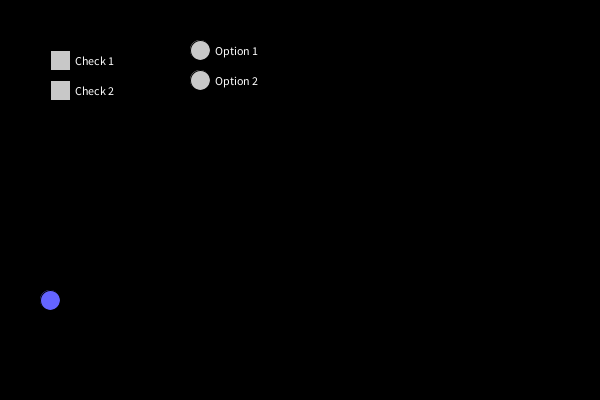
Frame 1 (no input)
Frame 60 (the mouse pressed at the canvas centre just before this capture): identical to frame 1, image omitted
Frame 120 (the mouse held since frame 60 and released just before this capture): identical to frame 1, image omitted

The Processing sketch that drew this single still picture (run headless with seeded random() and noise(); from frame 60 on, the mouse is pressed at the canvas centre):

// Processing sketch: Ariza_David_HandsOnWidgets
// ── Ariza_David_HandsOnWidgets.pde
class Button {
  float x, y;
  float w, h;
  color fillColor;
  String label;
  boolean isCircular;

  // Constructor for rectangular buttons
  Button(float x, float y, float w, float h, color fillColor, String label) {
    this.x = x;
    this.y = y;
    this.w = w;
    this.h = h;
    this.fillColor = fillColor;
    this.label = label;
    this.isCircular = false; // Default to rectangular
  }

  // Constructor for circular buttons
  Button(float x, float y, float diameter, color fillColor, String label, boolean isCircular) {
    this.x = x;
    this.y = y;
    this.w = diameter;
    this.h = diameter;
    this.fillColor = fillColor;
    this.label = label;
    this.isCircular = isCircular;
  }

  // Display the button
  void display() {
    fill(fillColor);
    if (isCircular) {
      ellipse(x, y, w, h);
    } else {
      rect(x, y, w, h);
    }
    fill(255);
    textAlign(CENTER, CENTER);
    text(label, x + w / 2, y + h / 2);
  }

  boolean isMouseOver() {
    if (isCircular) {
      float d = dist(mouseX, mouseY, x, y);
      return d < w / 2;
    } else {
      return mouseX > x && mouseX < x + w && mouseY > y && mouseY < y + h;
    }
  }

  void mousePressed() {
    if (isMouseOver()) {
      fillColor = color(random(255), random(255), random(255));
      background(random(255));
    }
  }
}

CheckBox checkBox1, checkBox2;
RadioGroup radioGroup;
Slider bgSlider;

void setup() {
  size(600, 400);

  // Initialize buttons, checkboxes, and radio buttons
  checkBox1 = new CheckBox(50, 50, 20, 20, color(0, 255, 0), "Check 1");
  checkBox2 = new CheckBox(50, 80, 20, 20, color(0, 255, 0), "Check 2");

  RadioButton r1 = new RadioButton(200, 50, 20, color(255, 0, 0), "Option 1");
  RadioButton r2 = new RadioButton(200, 80, 20, color(0, 0, 255), "Option 2");
  radioGroup = new RadioGroup(new RadioButton[] {r1, r2});

  bgSlider = new Slider(50, 300, 400, color(100, 100, 255));
}

void draw() {
  background(bgSlider.getValue()); // Use slider value for background color

  checkBox1.display();
  checkBox2.display();
  radioGroup.display();
  bgSlider.display();
}

void mousePressed() {
  checkBox1.mousePressed();
  checkBox2.mousePressed();
  radioGroup.mousePressed();
}

void mouseDragged() {
  bgSlider.mouseDragged();
}

// ── CheckBox.pde
class CheckBox extends Button {
  boolean isChecked;

  CheckBox(float x, float y, float w, float h, color fillColor, String label) {
    super(x, y, w, h, fillColor, label);
    this.isChecked = false;
  }

  @Override
  void display() {
    fill(isChecked ? fillColor : color(200)); // Show color if checked, gray otherwise
    rect(x, y, w, h);
    fill(255);
    textAlign(LEFT, CENTER);
    text(label, x + w + 5, y + h / 2); // Place label next to the checkbox
  }

  @Override
  void mousePressed() {
    if (isMouseOver()) {
      isChecked = !isChecked; // Toggle the state
    }
  }
}

// ── RadioButton.pde
class RadioButton extends Button {
  boolean isSelected;

  RadioButton(float x, float y, float diameter, color fillColor, String label) {
    super(x, y, diameter, fillColor, label, true);
    this.isSelected = false;
  }

  @Override
  void display() {
    fill(isSelected ? fillColor : color(200)); // Color if selected, gray otherwise
    ellipse(x, y, w, h);
    fill(255);
    textAlign(LEFT, CENTER);
    text(label, x + w / 2 + 5, y); // Place label next to the circle
  }

  void select() {
    isSelected = true;
  }

  void deselect() {
    isSelected = false;
  }
}

class RadioGroup {
  RadioButton[] buttons;

  RadioGroup(RadioButton[] buttons) {
    this.buttons = buttons;
  }

  void display() {
    for (RadioButton button : buttons) {
      button.display();
    }
  }

  void mousePressed() {
    for (RadioButton button : buttons) {
      if (button.isMouseOver()) {
        for (RadioButton b : buttons) {
          b.deselect();
        }
        button.select();
      }
    }
  }
}

// ── Slider.pde
class Slider {
  float x, y, w;
  float sliderX;
  color sliderColor;

  Slider(float x, float y, float w, color sliderColor) {
    this.x = x;
    this.y = y;
    this.w = w;
    this.sliderColor = sliderColor;
    this.sliderX = x; // Start at the left end
  }

  void display() {
    stroke(0);
    line(x, y, x + w, y); // Slider track
    fill(sliderColor);
    ellipse(sliderX, y, 20, 20); // Slider knob
  }

  void mouseDragged() {
    if (mouseX > x && mouseX < x + w) {
      sliderX = mouseX; // Move the knob
    }
  }

  float getValue() {
    return map(sliderX, x, x + w, 0, 255); // Map slider position to 0-255
  }
}
